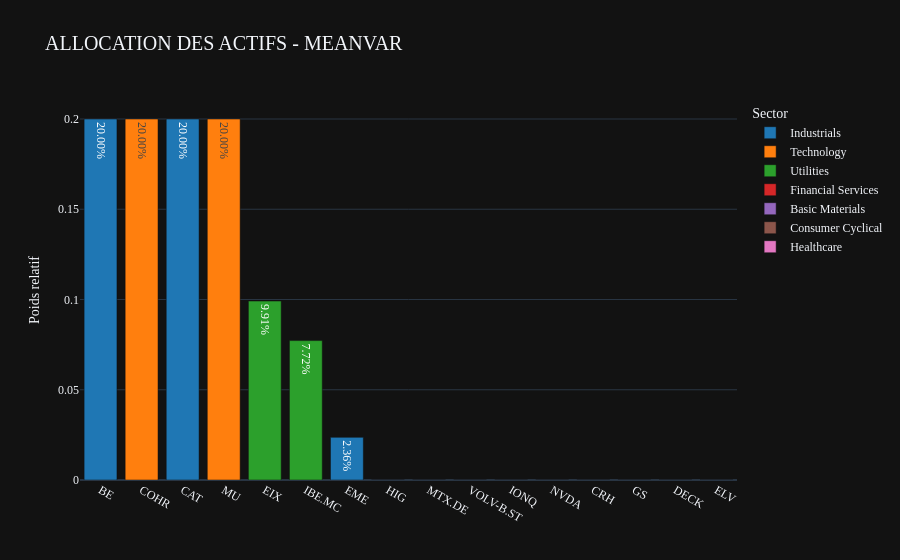
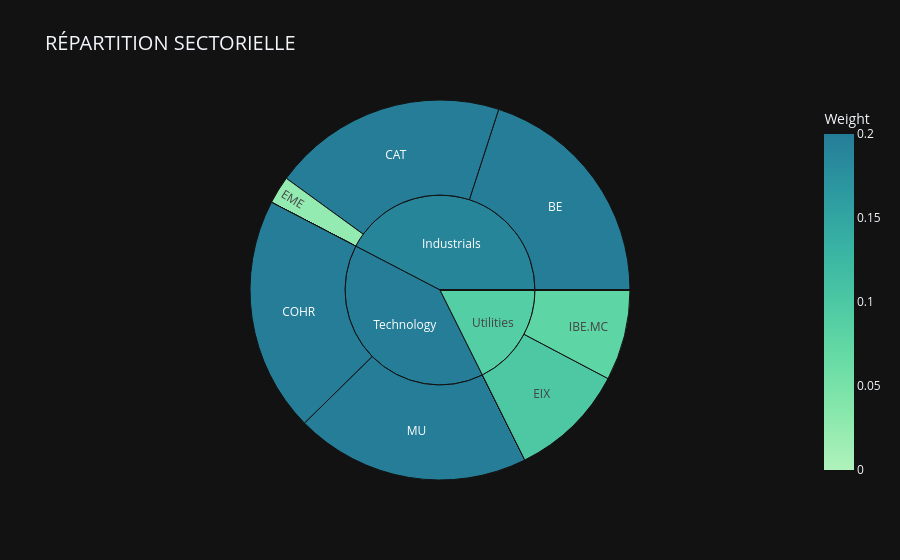

The code cell stored with these charts, in order, in its notebook:
### Markdown cell above
### 4. Optimisation Mean-Variance (Markowitz)

En complément du HRP, nous pouvons utiliser l'optimisation Mean-Variance de Markowitz. Cette méthode cherche à maximiser le rendement attendu pour un niveau de risque donné (ou minimiser le risque pour un rendement donné).

L'optimisation est basée sur la fonction d'utilité suivante:

$$ U(w) = w^T \mu - rac{\lambda}{2} w^T \Sigma w $$

Où:
- $ w $ sont les poids du portefeuille
- $\mu$ sont les rendements attendus
- $\Sigma$ est la matrice de covariance
- $\lambda$ est le coefficient d'aversion au risque.

Un $\lambda$ élevé pénalise la variance et conduit à un portefeuille plus prudent. Un $\lambda$ faible favorise le rendement.

### Code cell
# Optimisation Mean-Variance
pf_mean_var = Portfolio(final_portfolio_tickers, max_weight=0.20, min_weight=0.0, capital=20000, risk_aversion=3)
weights_mean_var = pf_mean_var.Optimize(method='MeanVar')
pf_mean_var.DisplayResults()

### Figure 1 — Plotly figure (JSON) as saved in the notebook; plotly's stock layout.template omitted (floating-point values rounded to 4 significant figures)
{"data": [{"hovertemplate": "Sector=Industrials<br>Ticker=%{x}<br>Weight=%{y}<extra></extra>", "legendgroup": "Industrials", "marker": {"color": "#1F77B4", "pattern": {"shape": ""}}, "name": "Industrials", "orientation": "v", "showlegend": true, "textposition": "auto", "texttemplate": "%{y:.2%}", "type": "bar", "x": ["BE", "CAT", "EME", "MTX.DE", "VOLV-B.ST"], "xaxis": "x", "y": [0.2, 0.2, 0.02363, 3.987e-16, 2.537e-16], "yaxis": "y"}, {"hovertemplate": "Sector=Technology<br>Ticker=%{x}<br>Weight=%{y}<extra></extra>", "legendgroup": "Technology", "marker": {"color": "#FF7F0E", "pattern": {"shape": ""}}, "name": "Technology", "orientation": "v", "showlegend": true, "textposition": "auto", "texttemplate": "%{y:.2%}", "type": "bar", "x": ["COHR", "MU", "IONQ", "NVDA"], "xaxis": "x", "y": [0.2, 0.2, 2.089e-16, 1.836e-16], "yaxis": "y"}, {"hovertemplate": "Sector=Utilities<br>Ticker=%{x}<br>Weight=%{y}<extra></extra>", "legendgroup": "Utilities", "marker": {"color": "#2CA02C", "pattern": {"shape": ""}}, "name": "Utilities", "orientation": "v", "showlegend": true, "textposition": "auto", "texttemplate": "%{y:.2%}", "type": "bar", "x": ["EIX", "IBE.MC"], "xaxis": "x", "y": [0.09914, 0.07723], "yaxis": "y"}, {"hovertemplate": "Sector=Financial Services<br>Ticker=%{x}<br>Weight=%{y}<extra></extra>", "legendgroup": "Financial Services", "marker": {"color": "#D62728", "pattern": {"shape": ""}}, "name": "Financial Services", "orientation": "v", "showlegend": true, "textposition": "auto", "texttemplate": "%{y:.2%}", "type": "bar", "x": ["HIG", "GS"], "xaxis": "x", "y": [4.285e-16, 0.0], "yaxis": "y"}, {"hovertemplate": "Sector=Basic Materials<br>Ticker=%{x}<br>Weight=%{y}<extra></extra>", "legendgroup": "Basic Materials", "marker": {"color": "#9467BD", "pattern": {"shape": ""}}, "name": "Basic Materials", "orientation": "v", "showlegend": true, "textposition": "auto", "texttemplate": "%{y:.2%}", "type": "bar", "x": ["CRH"], "xaxis": "x", "y": [1.456e-16], "yaxis": "y"}, {"hovertemplate": "Sector=Consumer Cyclical<br>Ticker=%{x}<br>Weight=%{y}<extra></extra>", "legendgroup": "Consumer Cyclical", "marker": {"color": "#8C564B", "pattern": {"shape": ""}}, "name": "Consumer Cyclical", "orientation": "v", "showlegend": true, "textposition": "auto", "texttemplate": "%{y:.2%}", "type": "bar", "x": ["DECK"], "xaxis": "x", "y": [0.0], "yaxis": "y"}, {"hovertemplate": "Sector=Healthcare<br>Ticker=%{x}<br>Weight=%{y}<extra></extra>", "legendgroup": "Healthcare", "marker": {"color": "#E377C2", "pattern": {"shape": ""}}, "name": "Healthcare", "orientation": "v", "showlegend": true, "textposition": "auto", "texttemplate": "%{y:.2%}", "type": "bar", "x": ["ELV"], "xaxis": "x", "y": [0.0], "yaxis": "y"}], "layout": {"barmode": "relative", "font": {"family": "Verdana"}, "legend": {"title": {"text": "Sector"}, "tracegroupgap": 0}, "paper_bgcolor": "#121212", "plot_bgcolor": "#121212", "title": {"font": {"size": 20}, "text": "ALLOCATION DES ACTIFS - MEANVAR"}, "xaxis": {"anchor": "y", "categoryorder": "total descending", "domain": [0, 1], "title": {}}, "yaxis": {"anchor": "x", "domain": [0, 1], "title": {"text": "Poids relatif"}}}}

### Figure 2 — Plotly figure (JSON) as saved in the notebook; plotly's stock layout.template omitted (floating-point values rounded to 4 significant figures)
{"data": [{"branchvalues": "total", "customdata": [[0.2], [0.2], [0.2], [0.2], [0.09914], [0.07723], [0.02363], [4.285e-16], [3.987e-16], [2.537e-16], [2.089e-16], [1.836e-16], [1.456e-16], [NaN], [NaN], [NaN], [0.1902], [0.2], [0.08954], [4.285e-16], [1.456e-16], [NaN], [NaN]], "domain": {"x": [0, 1], "y": [0, 1]}, "hovertemplate": "labels=%{label}<br>Weight_sum=%{value}<br>parent=%{parent}<br>id=%{id}<br>Weight=%{color}<extra></extra>", "ids": ["Industrials/BE", "Technology/COHR", "Industrials/CAT", "Technology/MU", "Utilities/EIX", "Utilities/IBE.MC", "Industrials/EME", "Financial Services/HIG", "Industrials/MTX.DE", "Industrials/VOLV-B.ST", "Technology/IONQ", "Technology/NVDA", "Basic Materials/CRH", "Consumer Cyclical/DECK", "Healthcare/ELV", "Financial Services/GS", "Industrials", "Technology", "Utilities", "Financial Services", "Basic Materials", "Consumer Cyclical", "Healthcare"], "labels": ["BE", "COHR", "CAT", "MU", "EIX", "IBE.MC", "EME", "HIG", "MTX.DE", "VOLV-B.ST", "IONQ", "NVDA", "CRH", "DECK", "ELV", "GS", "Industrials", "Technology", "Utilities", "Financial Services", "Basic Materials", "Consumer Cyclical", "Healthcare"], "marker": {"coloraxis": "coloraxis", "colors": [0.2, 0.2, 0.2, 0.2, 0.09914, 0.07723, 0.02363, 4.285e-16, 3.987e-16, 2.537e-16, 2.089e-16, 1.836e-16, 1.456e-16, NaN, NaN, NaN, 0.1902, 0.2, 0.08954, 4.285e-16, 1.456e-16, NaN, NaN]}, "name": "", "parents": ["Industrials", "Technology", "Industrials", "Technology", "Utilities", "Utilities", "Industrials", "Financial Services", "Industrials", "Industrials", "Technology", "Technology", "Basic Materials", "Consumer Cyclical", "Healthcare", "Financial Services", "", "", "", "", "", "", ""], "type": "sunburst", "values": [0.2, 0.2, 0.2, 0.2, 0.09914, 0.07723, 0.02363, 4.285e-16, 3.987e-16, 2.537e-16, 2.089e-16, 1.836e-16, 1.456e-16, 0.0, 0.0, 0.0, 0.4236, 0.4, 0.1764, 4.285e-16, 1.456e-16, 0.0, 0.0]}], "layout": {"coloraxis": {"colorbar": {"title": {"text": "Weight"}}, "colorscale": [[0, "rgb(176, 242, 188)"], [0.1667, "rgb(137, 232, 172)"], [0.3333, "rgb(103, 219, 165)"], [0.5, "rgb(76, 200, 163)"], [0.6667, "rgb(56, 178, 163)"], [0.8333, "rgb(44, 152, 160)"], [1, "rgb(37, 125, 152)"]]}, "legend": {"tracegroupgap": 0}, "paper_bgcolor": "#121212", "title": {"font": {"size": 20}, "text": "RÉPARTITION SECTORIELLE"}}}
